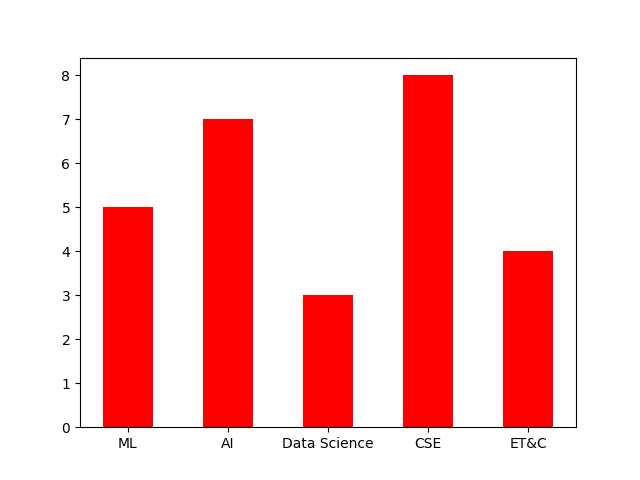

Recreate this plot in Python.
import matplotlib.pyplot as plt
import numpy as np

x = np.array(["ML", "AI", "Data Science", "CSE", "ET&C"])
y = np.array([5, 7, 3, 8, 4])

# plt.barh(x,y, color='orange') # Horizontal Bar Chart
plt.bar(x, y, color='red', width=0.5)  # Vertical Bar Chart
plt.savefig('creating_bars.png')
plt.show()
